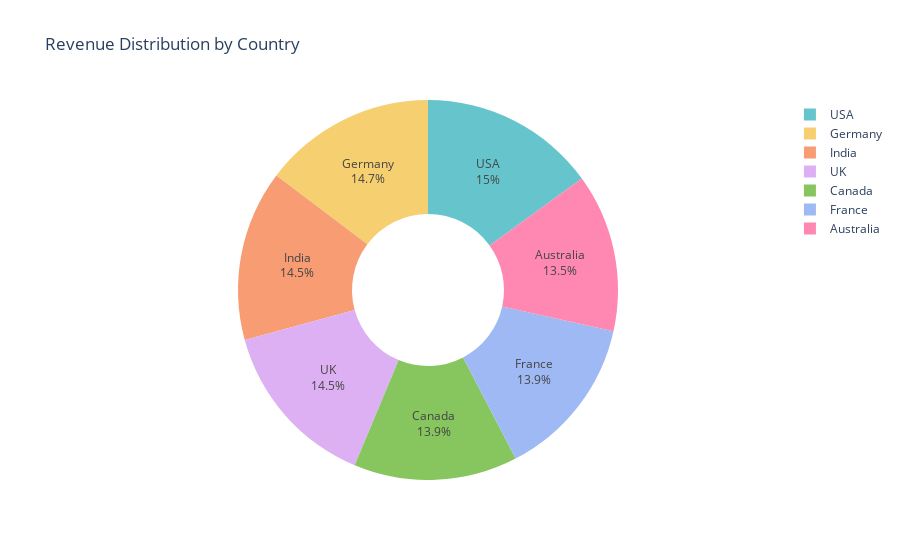

Notebook code for this chart:
### Code cell
import plotly.express as px



# Calculate total revenue by country
revenue_by_country = df.groupby('country')['monthly_revenue'].sum().reset_index()

# Create a pie chart
fig = px.pie(revenue_by_country, 
             values='monthly_revenue', 
             names='country',
             title='Revenue Distribution by Country',
             hole=0.4,  # Creates a donut chart
             color_discrete_sequence=px.colors.qualitative.Pastel)

# Add percentage labels
fig.update_traces(textposition='inside', textinfo='percent+label')

# Show the chart
fig.show()

### Figure 1 — Plotly figure (JSON) as saved in the notebook; plotly's stock layout.template omitted (floating-point values rounded to 4 significant figures)
{"data": [{"domain": {"x": [0, 1], "y": [0, 1]}, "hole": 0.4, "hovertemplate": "country=%{label}<br>monthly_revenue=%{value}<extra></extra>", "labels": ["Australia", "Canada", "France", "Germany", "India", "UK", "USA"], "legendgroup": "", "name": "", "showlegend": true, "textinfo": "percent+label", "textposition": "inside", "type": "pie", "values": [31679, 32807, 32724, 34632, 34235, 34032, 35372]}], "layout": {"legend": {"tracegroupgap": 0}, "piecolorway": ["rgb(102, 197, 204)", "rgb(246, 207, 113)", "rgb(248, 156, 116)", "rgb(220, 176, 242)", "rgb(135, 197, 95)", "rgb(158, 185, 243)", "rgb(254, 136, 177)", "rgb(201, 219, 116)", "rgb(139, 224, 164)", "rgb(180, 151, 231)", "rgb(179, 179, 179)"], "title": {"text": "Revenue Distribution by Country"}}}
